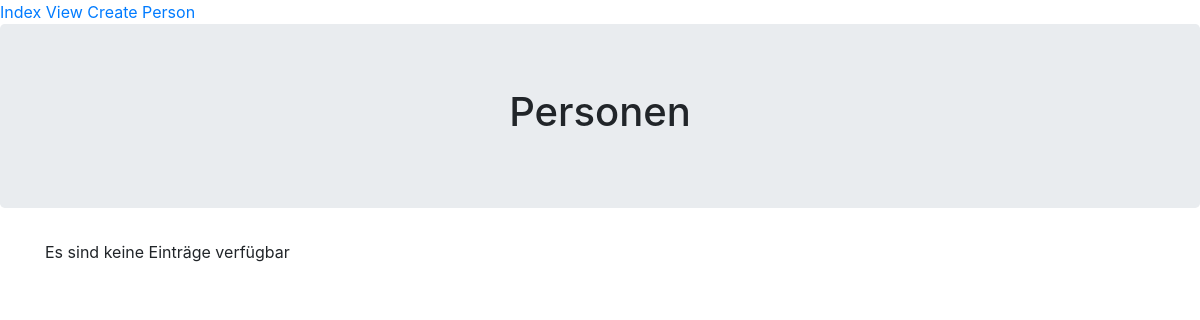
Before: /genericviews/ with the older database file.
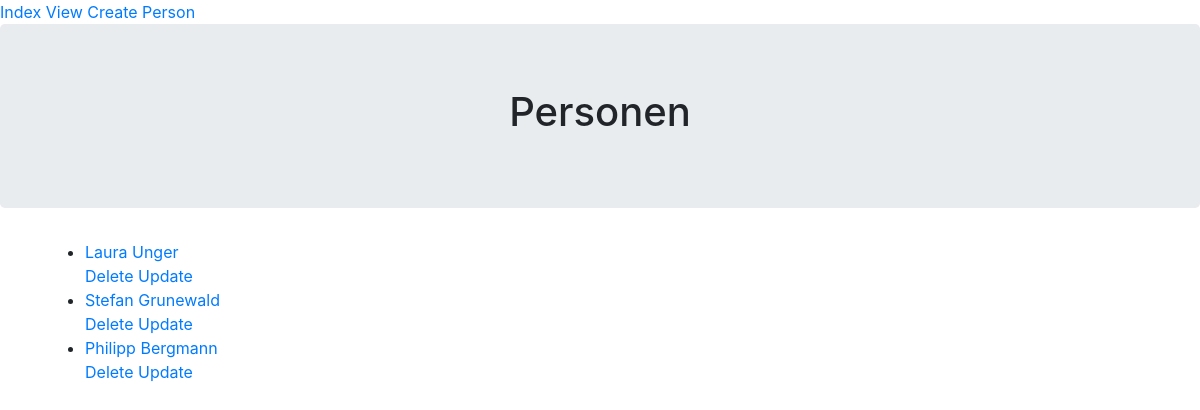
After: the same page with the newer database file.
### genericviews/models.py (models this page shows)
class Person(models.Model):
    first_name = models.CharField(max_length = 30)
    last_name = models.CharField(max_length = 30)

### genericviews/views.py (the view)
# urls.py: path('', views.IndexView.as_view(), name='index'),
class IndexView(generic.ListView):
     template_name = 'genericviews/index.html'
     context_object_name = 'person_list'
     def get_queryset(self):
        return Person.objects.all()

### genericviews/templates/genericviews/index.html (shortened to what this page needs)
<!DOCTYPE html>
<html lang="en">
<head>
    {% load static %}
    <link rel= "stylesheet" type="text/css" href="{% static 'functions/css/bootstrap.min.css' %}">
</head>
<body>
    <a href="{% url 'genericviews:index' %}"> Index View </a>
    <a href="{% url 'genericviews:createperson' %}"> Create Person </a>
    <div class="jumbotron text-center">
        <h1>Personen</h1>
    </div>
    <div class="container">
        <div class="row">
            <div class="col-sm-12">
                {% if person_list %}
               <ul>
                    {% for person in person_list %}
                       <li>
                            <a href = "{% url 'genericviews:detail' person.id %}">
                                {{ person.first_name }} {{ person.last_name }} <br />
                                <a href="{% url 'genericviews:delete' person.id  %}"> Delete</a>
                                <a href="{% url 'genericviews:update' person.id  %}"> Update</a>
                            </a>
                        </li>
                    {% endfor %}
               </ul>
                {% else %}
                    <p> Es sind keine Einträge verfügbar </p>
                {% endif %}
            </div>
        </div>
    </div>
</body>
</html>

Changed rows visible on the page:
added Person: first_name "Laura", last_name "Unger"
added Person: first_name "Stefan", last_name "Grunewald"
added Person: first_name "Philipp", last_name "Bergmann"
Other visible differences:
text no longer shown: "Es sind keine Einträge verfügbar"
